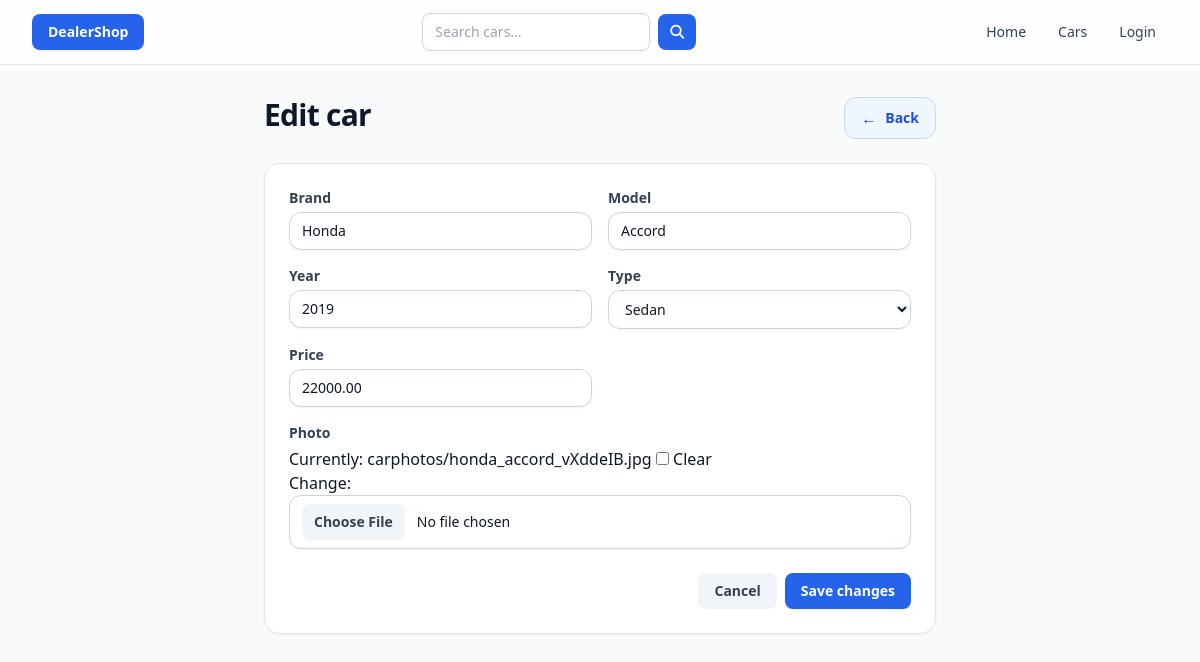
Screenshot of /cars/edit/2/ with the database file from the repository.
### cars/models.py (models this page shows, shortened)
class Car(models.Model):
    TYPES = [
        ('SEDAN', 'Sedan'),
        ('SUV', 'SUV'),
        ('TRUCK', 'Truck'),
        ('COUPE', 'Coupe'),
        ('CONVERTIBLE', 'Convertible'),
    ]
    brand = models.CharField(max_length=100)
    model = models.CharField(max_length=100)
    year = models.IntegerField()
    type = models.CharField(max_length=20, choices=TYPES)
    price = models.DecimalField(max_digits=10, decimal_places=2)
    photo = models.ImageField(upload_to='carphotos/', null=True, blank=True)

### cars/views.py (the view)
# urls.py: path('edit/<int:car_id>/', cars.views.editCar),
def editCar(request, car_id):
    car = get_object_or_404(Car, id=car_id)
    if request.method == "POST":
        form = CarForm(request.POST, request.FILES, instance=car)
        if form.is_valid():
            car = form.save()
            messages.success(request, "Car updated successfully")
            return redirect(reverse("car_detail", args=[car.id]))
    else:
        form = CarForm(instance=car)
    return render(request, "cars/edit.html", {"form": form, "car": car})

### favorites/context_processor.py (called while the page is built)
def favorites_cars_count(request):
    return { 'fav_count': get_count_of_favorites_cars(request) }

### favorites/favorites.py (called while the page is built)
def get_favorites_cars(request):
    if request.user.is_authenticated:
        return list(Favorite.objects.filter(user=request.user).values_list('car_id', flat=True))
    return request.session.get(FAVORITES_SESSION_KEY, [])

def get_count_of_favorites_cars(request):
    return len(get_favorites_cars(request))

### cars/templates/cars/edit.html
{% extends "layout.html" %}
{% block content %}
<div class="max-w-2xl mx-auto">
    {% include "components/page_header.html" with title="Edit car" back_href="/cars/"|add:car.id|add:"/" back_label="Back" %}
    {% include "components/car_form.html" with form=form cancel_href="/cars/"|add:car.id|add:"/" cancel_label="Cancel" submit_label="Save changes" %}
</div>
{% endblock %}

### cars/templates/components/car_form.html (shortened to what this page needs)
<div class="rounded-2xl border border-slate-200 bg-white shadow-sm">
    <form method="post" enctype="{{ enctype|default:'multipart/form-data' }}" class="p-5 sm:p-6">
        <div class="grid grid-cols-1 sm:grid-cols-2 gap-4">
            {% for field in form %}
            <div class="{% if field.name == 'photo' %}sm:col-span-2{% endif %}">
                <label class="block text-sm font-semibold text-slate-700 mb-1">{{ field.label }}</label>
                {{ field }}
            </div>
            {% endfor %}
        </div>
        <div class="mt-6 flex items-center justify-end gap-2">
            {% if cancel_href %}
            <a href="{{ cancel_href }}"
                class="inline-flex items-center rounded-lg bg-slate-100 px-4 py-2 text-sm font-semibold text-slate-700 hover:bg-slate-200">
                {{ cancel_label|default:"Cancel" }}
            </a>
            {% endif %}
            <button type="submit"
                class="inline-flex items-center rounded-lg bg-blue-600 px-4 py-2 text-sm font-semibold text-white hover:bg-blue-700 shadow-sm">
                {{ submit_label|default:"Save" }}
            </button>
        </div>
    </form>
</div>

### rows the page displays
Car: form "Honda" "Accord" "2019" "Sedan" "22000.00"

### other values shown
{{ title }} "Edit car"
{{ back_label|default:"Back" }} "Back"
{{ field.label }} "Brand" "Model" "Year" "Type" "Price" "Photo"
{{ cancel_label|default:"Cancel" }} "Cancel"
{{ submit_label|default:"Save" }} "Save changes"
